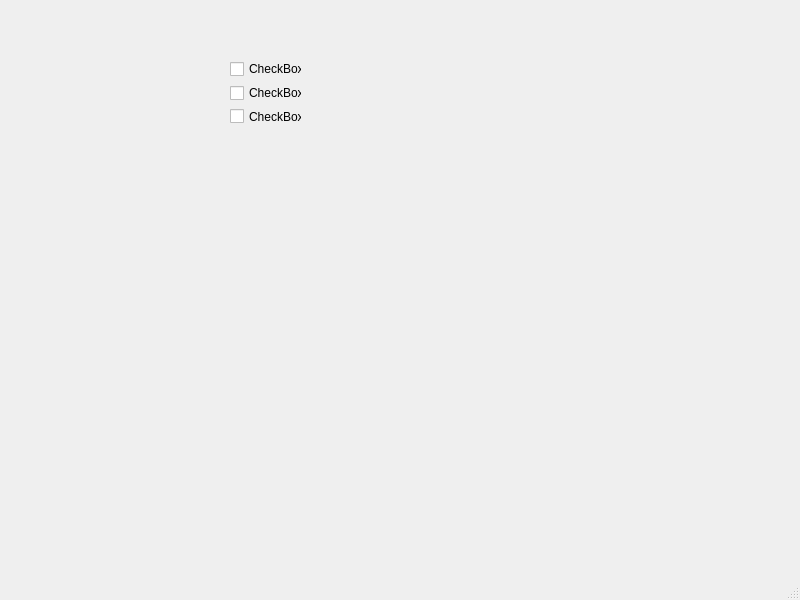
<?xml version="1.0" encoding="UTF-8"?>
<ui version="4.0">
 <class>MainWindow</class>
 <widget class="QMainWindow" name="MainWindow">
  <property name="geometry">
   <rect>
    <x>0</x>
    <y>0</y>
    <width>800</width>
    <height>600</height>
   </rect>
  </property>
  <property name="windowTitle">
   <string>MainWindow</string>
  </property>
  <widget class="QWidget" name="centralwidget">
   <widget class="QWidget" name="">
    <property name="geometry">
     <rect>
      <x>230</x>
      <y>60</y>
      <width>72</width>
      <height>65</height>
     </rect>
    </property>
    <layout class="QVBoxLayout" name="verticalLayout">
     <item>
      <widget class="QCheckBox" name="checkBox">
       <property name="text">
        <string>CheckBox</string>
       </property>
      </widget>
     </item>
     <item>
      <widget class="QCheckBox" name="checkBox_2">
       <property name="text">
        <string>CheckBox</string>
       </property>
      </widget>
     </item>
     <item>
      <widget class="QCheckBox" name="checkBox_3">
       <property name="text">
        <string>CheckBox</string>
       </property>
      </widget>
     </item>
    </layout>
   </widget>
  </widget>
  <widget class="QMenuBar" name="menubar">
   <property name="geometry">
    <rect>
     <x>0</x>
     <y>0</y>
     <width>800</width>
     <height>21</height>
    </rect>
   </property>
  </widget>
  <widget class="QStatusBar" name="statusbar"/>
 </widget>
 <resources/>
 <connections/>
</ui>
